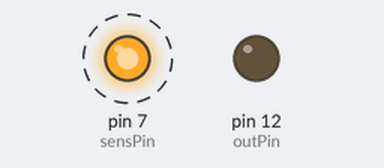
Bench run of a sketch on a simulated Arduino Uno, built with avr-gcc and run on an emulated ATmega328P. Shown: output pins drawn as LEDs (lit = HIGH). Dashed ring = blinking.

Above: at 0.17 s.
At 2.49 s:
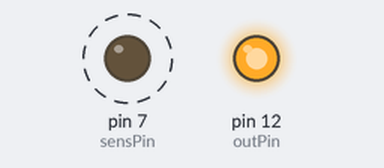
Timing chart, 0 to 3.0 s (numbered marks = the images above):
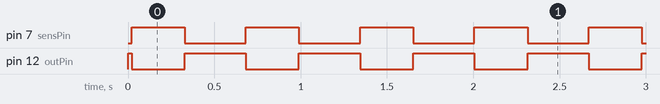

The sketch:

_3v3to5v.ino
```cpp
int inPin = A0;
int outPin = 12;
int sensPin = 7;
int value = 0;
int cpt;

void setup() {
  // put your setup code here, to run once:
  pinMode(outPin, OUTPUT);
  pinMode(sensPin, OUTPUT);
  cpt = 0;
}

void loop() {
  if (cpt>2000){
    digitalWrite(sensPin,HIGH);
    digitalWrite(outPin,LOW);
    cpt++;}
  else if (cpt>=4000){
    cpt=0;}
  else{
    digitalWrite(sensPin,LOW);
    digitalWrite(outPin,HIGH);
    cpt++;}

  /*
  value = analogRead(inPin);
  if (value>100){
    digitalWrite(outPin,HIGH);
  }
  else{
    digitalWrite(outPin,LOW);
  }*/
}
```

Measured:
- by itself, pin 7 (sensPin): alternates HIGH for 0.31 s and LOW for 0.35 s
- by itself, pin 12 (outPin): repeats every 0.66 s: LOW 0.31 s, HIGH 0.35 s
